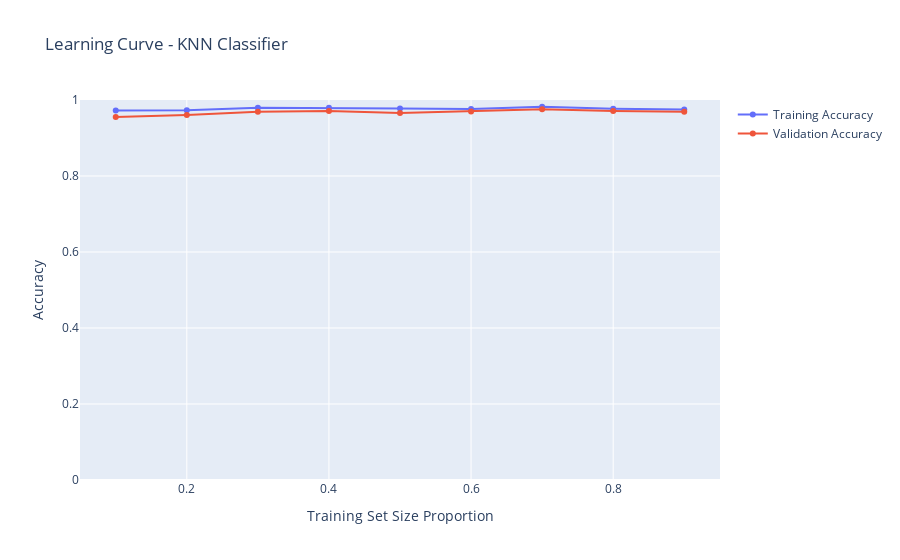

The notebook cell saved with this chart:
### Markdown cell above
###  Learning Curve (Train Size vs Accuracy)

### Code cell
import numpy as np
import plotly.graph_objects as go
from sklearn.model_selection import train_test_split

train_sizes = np.linspace(0.1, 0.9, 9)  # Avoid 1.0
train_scores = []
val_scores = []

for size in train_sizes:
    X_train_part, _, y_train_part, _ = train_test_split(
        X_train_scaled, y_train, train_size=float(size), random_state=42
    )
    knn.fit(X_train_part, y_train_part)
    train_scores.append(knn.score(X_train_part, y_train_part))
    val_scores.append(knn.score(X_test_scaled, y_test))

fig = go.Figure()
fig.add_trace(go.Scatter(x=train_sizes, y=train_scores, mode='lines+markers', name='Training Accuracy'))
fig.add_trace(go.Scatter(x=train_sizes, y=val_scores, mode='lines+markers', name='Validation Accuracy'))

fig.update_layout(
    title='Learning Curve - KNN Classifier',
    xaxis_title='Training Set Size Proportion',
    yaxis_title='Accuracy',
    yaxis=dict(range=[0, 1])
)
fig.show()

### Figure 1 — Plotly figure (JSON) as saved in the notebook; plotly's stock layout.template omitted (floating-point values rounded to 4 significant figures)
{"data": [{"mode": "lines+markers", "name": "Training Accuracy", "type": "scatter", "x": [0.1, 0.2, 0.3, 0.4, 0.5, 0.6, 0.7, 0.8, 0.9], "y": [0.9721, 0.973, 0.9799, 0.9797, 0.9778, 0.9764, 0.9822, 0.977, 0.9753]}, {"mode": "lines+markers", "name": "Validation Accuracy", "type": "scatter", "x": [0.1, 0.2, 0.3, 0.4, 0.5, 0.6, 0.7, 0.8, 0.9], "y": [0.9551, 0.9608, 0.9692, 0.9711, 0.9658, 0.9697, 0.9754, 0.9707, 0.9688]}], "layout": {"title": {"text": "Learning Curve - KNN Classifier"}, "xaxis": {"title": {"text": "Training Set Size Proportion"}}, "yaxis": {"range": [0, 1], "title": {"text": "Accuracy"}}}}
